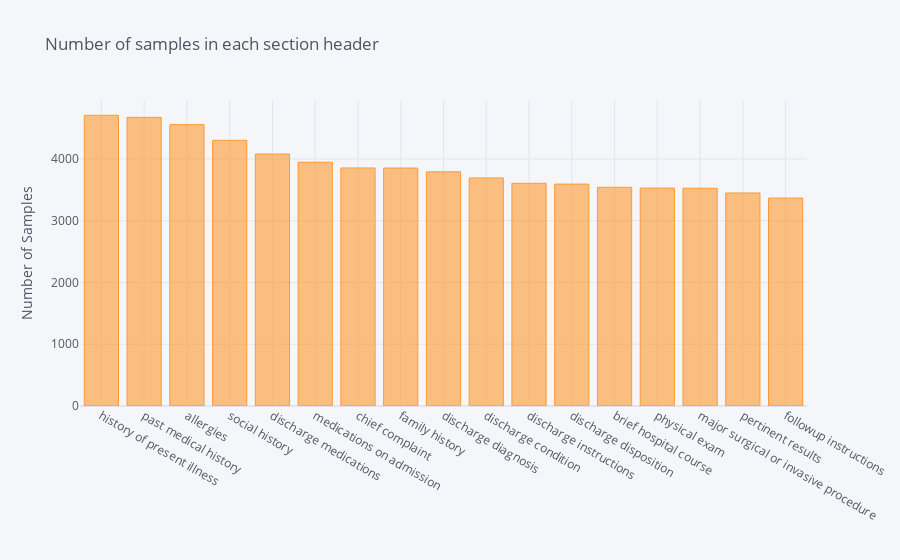

Write notebook code for a chart like this one.
### Code cell
mixed_labelled['HEADER'].value_counts().sort_values(ascending=False).iplot(kind='bar', yTitle='Number of Samples', 
                                                                title='Number of samples in each section header')

### Figure 1 — Plotly figure (JSON) as saved in the notebook; plotly's stock layout.template omitted (floating-point values rounded to 4 significant figures)
{"data": [{"marker": {"color": "rgba(255, 153, 51, 0.6)", "line": {"color": "rgba(255, 153, 51, 1.0)", "width": 1}}, "name": "HEADER", "orientation": "v", "text": "", "type": "bar", "x": ["history of present illness", "past medical history", "allergies", "social history", "discharge medications", "medications on admission", "chief complaint", "family history", "discharge diagnosis", "discharge condition", "discharge instructions", "discharge disposition", "brief hospital course", "physical exam", "major surgical or invasive procedure", "pertinent results", "followup instructions"], "y": [4707, 4674, 4556, 4302, 4080, 3947, 3854, 3853, 3792, 3693, 3606, 3593, 3541, 3529, 3526, 3449, 3367]}], "layout": {"legend": {"bgcolor": "#F5F6F9", "font": {"color": "#4D5663"}}, "paper_bgcolor": "#F5F6F9", "plot_bgcolor": "#F5F6F9", "title": {"font": {"color": "#4D5663"}, "text": "Number of samples in each section header"}, "xaxis": {"gridcolor": "#E1E5ED", "showgrid": true, "tickfont": {"color": "#4D5663"}, "title": {"font": {"color": "#4D5663"}, "text": ""}, "zerolinecolor": "#E1E5ED"}, "yaxis": {"gridcolor": "#E1E5ED", "showgrid": true, "tickfont": {"color": "#4D5663"}, "title": {"font": {"color": "#4D5663"}, "text": "Number of Samples"}, "zerolinecolor": "#E1E5ED"}}}
